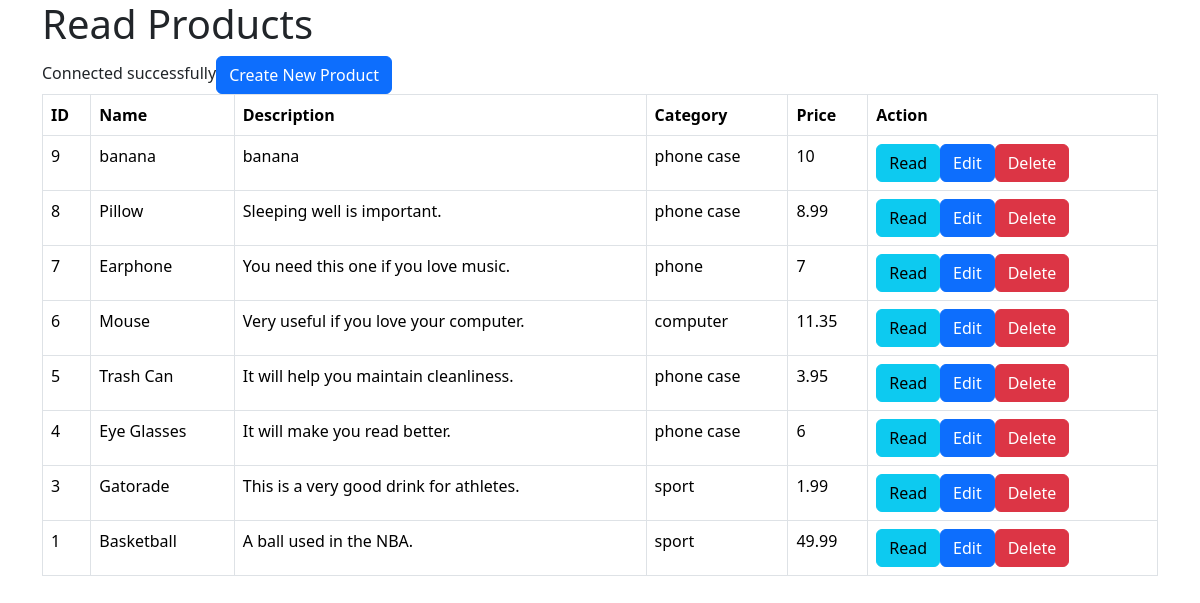
Screenshot of /product_listing.php with the database file from the repository.
### tables this page shows
CREATE TABLE IF NOT EXISTS `products` (
  `id` int NOT NULL AUTO_INCREMENT,
  `name` varchar(128) NOT NULL,
  `description` text NOT NULL,
  `product_cat` int NOT NULL,
  `price` double NOT NULL,
  `promotion_price` double NOT NULL,
  `manufacture_date` text NOT NULL,
  `expired_date` text NOT NULL,
  `created` datetime NOT NULL,
  `modified` timestamp NOT NULL DEFAULT CURRENT_TIMESTAMP ON UPDATE CURRENT_TIMESTAMP,
  PRIMARY KEY (`id`)
);

CREATE TABLE IF NOT EXISTS `product_cat` (
  `product_cat_id` int NOT NULL,
  `product_cat_name` text NOT NULL,
  `product_cat_description` text NOT NULL,
  PRIMARY KEY (`product_cat_id`)
);

### product_listing.php (the view, shortened to what this page needs)
<!DOCTYPE HTML>
<html>
<head>
    <link href="https://cdn.jsdelivr.net/npm/bootstrap@5.3.3/dist/css/bootstrap.min.css" rel="stylesheet">
</head>
<body>
    <div class="container">
        <div class="page-header">
            <h1>Read Products</h1>
        </div>
        <?php
        include 'config/database.php';
        $query = "SELECT id, name, description, price , product_cat_name FROM products
        INNER JOIN product_cat ON products.product_cat = product_cat.product_cat_id ORDER BY id DESC";
        $stmt = $con->prepare($query);
        $stmt->execute();
        $num = $stmt->rowCount();
        echo "<a href='create.php' class='btn btn-primary m-b-1em'>Create New Product</a>";
        if ($num > 0) {
            echo "<table class='table table-hover table-responsive table-bordered'>";
            echo "<tr>";
            echo "<th>ID</th>";
            echo "<th>Name</th>";
            echo "<th>Description</th>";
            echo "<th>Category</th>";
            echo "<th>Price</th>";
            echo "<th>Action</th>";
            echo "</tr>";
            while ($row = $stmt->fetch(PDO::FETCH_ASSOC)) {
                extract($row);
                echo "<tr>";
                echo "<td>{$id}</td>";
                echo "<td>{$name}</td>";
                echo "<td>{$description}</td>";
                echo "<td>{$product_cat_name}</td>";
                echo "<td>{$price}</td>";
                echo "<td>";
                echo "<a href='read_one.php?id={$id}' class='btn btn-info m-r-1em'>Read</a>";
                echo "<a href='update.php?id={$id}' class='btn btn-primary m-r-1em'>Edit</a>";
                echo "<a href='#' onclick='delete_user({$id});'  class='btn btn-danger'>Delete</a>";
                echo "</td>";
                echo "</tr>";
            }
            echo "</table>";
        }
        else {
            echo "<div class='alert alert-danger'>No records found.</div>";
        }
        ?>
    </div>
</body>
</html>

### config/database.php (shortened to what this page needs)
<?php
try {
    echo "Connected successfully";
}
catch (PDOException $exception) {
    echo "Connection error: " . $exception->getMessage();
}

### rows the page displays
products: id "9", name "banana", description "banana", product_cat.product_cat_name "phone case", price "10"
products: id "8", name "Pillow", description "Sleeping well is important.", product_cat.product_cat_name "phone case", price "8.99"
products: id "7", name "Earphone", description "You need this one if you love music.", product_cat.product_cat_name "phone", price "7"
products: id "6", name "Mouse", description "Very useful if you love your computer.", product_cat.product_cat_name "computer", price "11.35"
products: id "5", name "Trash Can", description "It will help you maintain cleanliness.", product_cat.product_cat_name "phone case", price "3.95"
products: id "4", name "Eye Glasses", description "It will make you read better.", product_cat.product_cat_name "phone case", price "6"
products: id "3", name "Gatorade", description "This is a very good drink for athletes.", product_cat.product_cat_name "sport", price "1.99"
products: id "1", name "Basketball", description "A ball used in the NBA.", product_cat.product_cat_name "sport", price "49.99"
